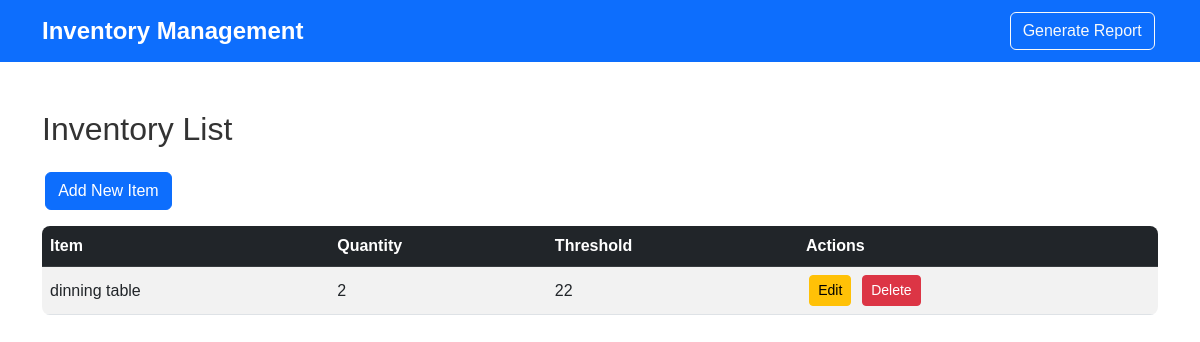
Before: / with the older database file.
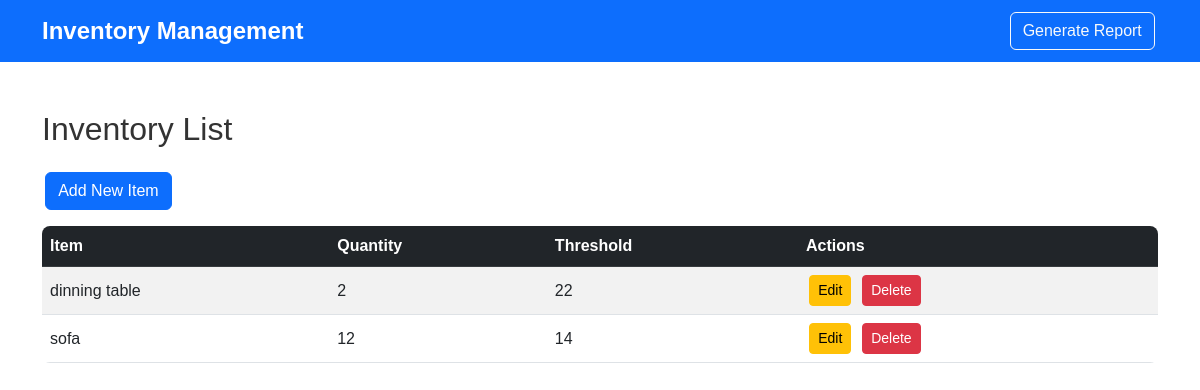
After: the same page with the newer database file.
### tables this page shows
CREATE TABLE inventory (
            id INTEGER PRIMARY KEY AUTOINCREMENT,
            item_name TEXT NOT NULL,
            quantity INTEGER NOT NULL,
            threshold INTEGER NOT NULL
        );

### app/routes.py (the view)
@app.route('/')
def index():
    items = get_items()
    return render_template('inventory.html', items=items)

### app/database.py (called while the page is built)
def get_db_connection():
    conn = sqlite3.connect('inventory.db')
    conn.row_factory = sqlite3.Row
    return conn

def get_items():
    conn = get_db_connection()
    items = conn.execute('SELECT * FROM inventory').fetchall()
    conn.close()
    return items

### app/templates/inventory.html
{% extends "base.html" %}
{% block content %}
<h2 class="mb-4">Inventory List</h2>
<a href="{{ url_for('add_item_route') }}" class="btn btn-primary mb-3">Add New Item</a>
<div class="table-responsive">
    <table class="table table-striped table-hover">
        <thead class="table-dark">
            <tr>
                <th scope="col">Item</th>
                <th scope="col">Quantity</th>
                <th scope="col">Threshold</th>
                <th scope="col">Actions</th>
            </tr>
        </thead>
        <tbody>
            {% for item in items %}
            <tr>
                <td>{{ item.item_name }}</td>
                <td>{{ item.quantity }}</td>
                <td>{{ item.threshold }}</td>
                <td>
                    <a href="{{ url_for('edit_item_route', item_id=item.id) }}" class="btn btn-warning btn-sm">Edit</a>
                    <a href="{{ url_for('delete_item_route', item_id=item.id) }}" class="btn btn-danger btn-sm">Delete</a>
                </td>
            </tr>
            {% endfor %}
        </tbody>
    </table>
</div>
{% endblock %}

### app/templates/base.html (shortened to what this page needs)
<!DOCTYPE html>
<html lang="en">
<head>
    <link rel="stylesheet" href="https://cdnjs.cloudflare.com/ajax/libs/bootstrap/5.3.0/css/bootstrap.min.css">
    <link rel="stylesheet" href="{{ url_for('static', filename='css/styles.css') }}">
</head>
<body>
    <nav class="navbar navbar-expand-lg navbar-dark bg-primary">
        <div class="container">
            <a class="navbar-brand" href="/">Inventory Management</a>
            <div class="collapse navbar-collapse justify-content-end">
                <a href="/generate-report" class="btn btn-outline-light">Generate Report</a>
            </div>
        </div>
    </nav>
    <div class="container my-5">
        {% block content %}{% endblock %}
    </div>
</body>
</html>

### app/static/css/styles.css (style rules this page uses)
body { font-family: 'Arial', sans-serif; }
.navbar-brand { font-weight: bold; font-size: 1.5rem; }
h2 { color: #333; }
.table { border-radius: 0.5rem; overflow: hidden; }
.table th, .table td { vertical-align: middle; }
.btn { margin: 0 0.2rem; }

Changed rows visible on the page:
added inventory: item_name "sofa", quantity "12", threshold "14"
